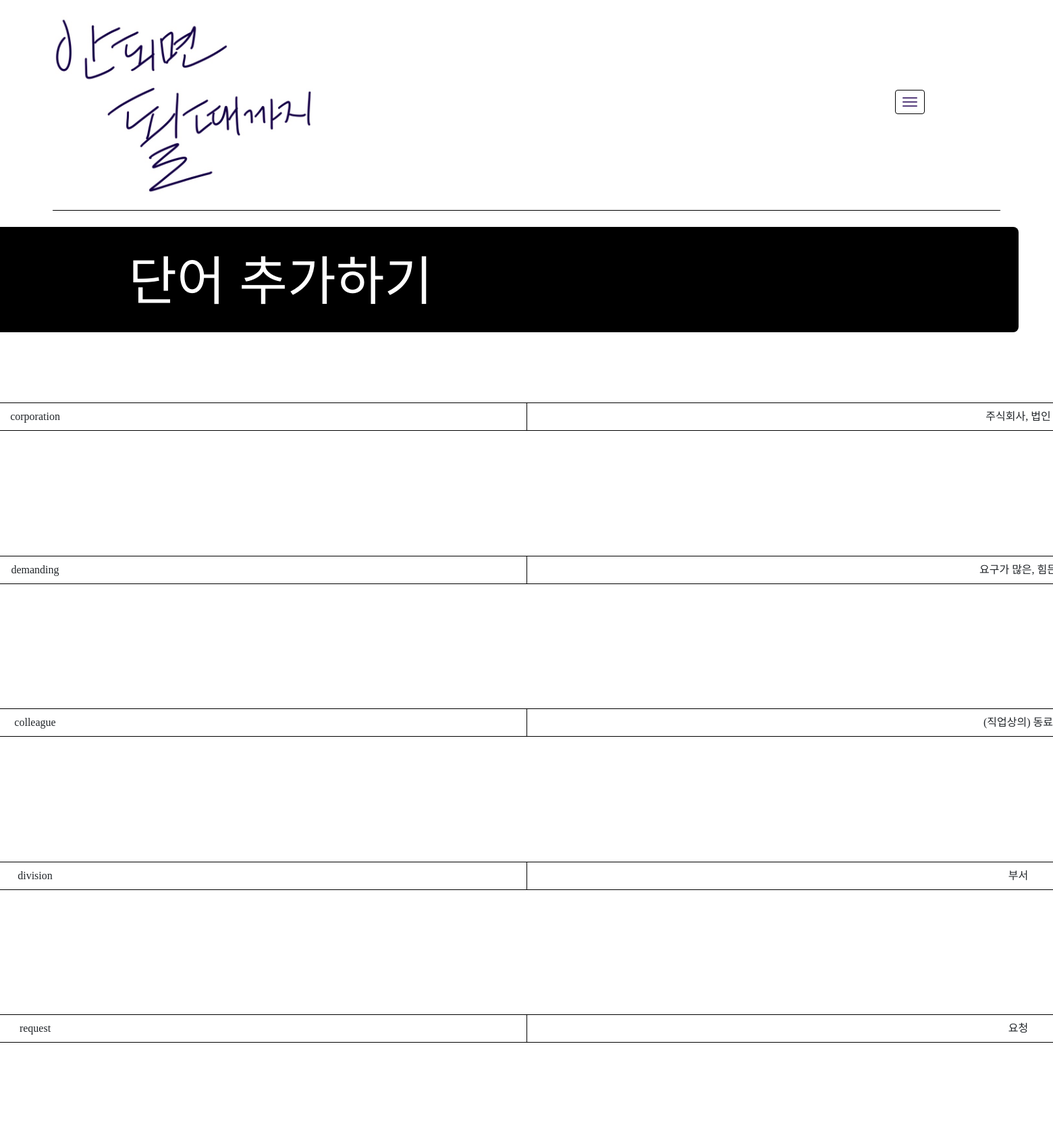
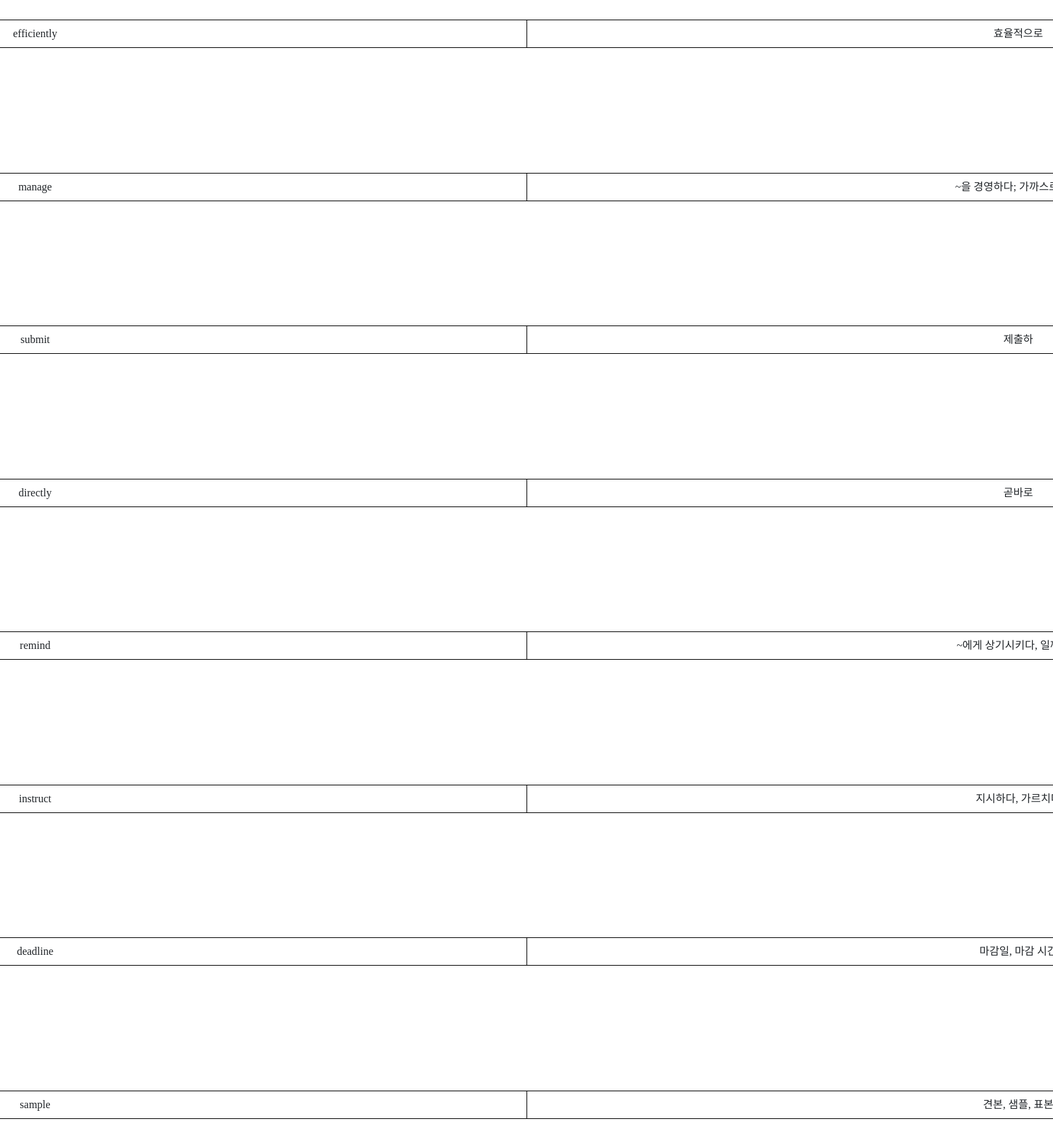
/study/vocabulary/words/3/ (signed in, upper part), run on the app's committed database (2 pictures, top to bottom).
### study/models.py (models this page shows)
class Vocas(models.Model):
    vocabulary = models.ForeignKey(Vocabulary, on_delete=models.CASCADE)
    author = models.ForeignKey(User, on_delete=models.CASCADE)
    eng = models.CharField(max_length=50)
    kor = models.CharField(max_length=50)
    today = models.DateField(default=datetime.today)

### study/views.py (the view)
# urls.py: path("vocabulary/words/<int:id>/", views.vocabulary_words),
@login_required
def vocabulary_words(request, id):
    vocabulary = Vocabulary.objects.get(id=id)
    vocas = Vocas.objects.filter(vocabulary=vocabulary)
    template = loader.get_template('study/vocabulary_words.html')
    context = {
        "vocas":vocas,
        "id": id,
    }
    return HttpResponse(template.render(context, request))

### templates/study/vocabulary_words.html (shortened to what this page needs)
<!DOCTYPE html>
<html lang="ko">
<head>
    {% load static %}
    <link rel="stylesheet" href="{% static 'study/css/vocabulary_daily.css' %}">
    <link href="https://cdn.jsdelivr.net/npm/bootstrap@5.2.1/dist/css/bootstrap.min.css" rel="stylesheet">
</head>
<body>
    <div class="hamberger_menu">
        <a class="navbar-toggle" href="#" role="button" id="dropdownMenuLink" data-bs-toggle="dropdown" aria-expanded="false">
            <span class="icon-bar"></span>
            <span class="icon-bar"></span>
            <span class="icon-bar"></span>
        </a>
    </div>
    <div class="title">
        <img src="{% static 'study/img/vocafight_logo.png' %}" class="logo">
    </div>
    <div class="entrances">
        <button type="button" class="entrance" onclick="location.href='/study/vocabulary/{{id}}/'">단어 추가하기</button>
    </div>
    <div class="vocabulary">
    {% for voca in vocas %}
        <div class="voca voca_{{voca.id}}">
            <div class="set">
                <div class="eng">
                    {{voca.eng}}
                </div>
                <div class="kor">
                    {{voca.kor}}
                </div>
            </div>
        </div>
    {% endfor %}
    </div>
</body>
</html>

### static/study/css/vocabulary_daily.css (style rules this page uses)
body { display: flex; flex-direction: column; justify-content: center; align-items: center; }
.title { display: flex; align-items: center; width: 90vw; height: 20vmin; font-size: 5vh; border-bottom: 1px solid black; margin-bottom: 3vh; }
.logo { width: 25vmin; cursor: pointer; }
.vocabulary { display: flex; flex-direction: column; width: 45vmax; }
.voca { display: flex; justify-content: space-between; align-items: center; width: 45vmax; margin-bottom: 1vh; }
.set { display: flex; width: 40vmax; border-top: 1px solid black; border-bottom: 1px solid black; border-left: 1px solid black; border-right: 1px solid black; border-radius: 1vmax; }
.eng { display: flex; justify-content: center; align-items: center; width: 20vmax; padding: 1vh 1vw 1vh 1vw; font-family: 'GothicA1-Light'; }
.kor { display: flex; justify-content: center; align-items: center; width: 20vmax; flex-wrap: wrap; border-left: 1px solid black; padding: 1vh 1vw 1vh 1vw; font-family: 'GothicA1-Light'; }
.entrances { display: flex; justify-content: space-between; align-items: center; width: 40vmax; margin-bottom: 2vh; }
.entrance { display: flex; justify-content: center; align-items: center; width: 30vmax; height: 10vmin; font-size: 5vmin; font-weight:lighter; border-radius: 1vh; background-color: black; color: rgb(255, 255, 255); border: none; }
.hamberger_menu { position: absolute; top: 8vmin; right: 10vw; width: 5vw; }
.navbar-toggle { position: relative; float: left; padding: 10px; margin-top: 8px; margin-right: 15px; margin-bottom: 8px; background-color: white; background-image: none; border: 1px solid black; border-radius: 4px; }
.icon-bar { background-color: #563d7c; display: block; width: 22px; height: 2px; border-radius: 1px; }
.navbar-toggle .icon-bar+.icon-bar { margin-top: 4px; }

### data on the page
Vocas: eng "corporation", kor "주식회사, 법인"
Vocas: eng "demanding", kor "요구가 많은,…"
Vocas: eng "colleague", kor "(직업상의) 동료"
Vocas: eng "division", kor "부서"
Vocas: eng "request", kor "요청"
Vocas: eng "efficiently", kor "효율적으로"
Vocas: eng "manage", kor "~을 경영하다;…"
Vocas: eng "submit", kor "제출하"
Vocas: eng "directly", kor "곧바로"
Vocas: eng "remind", kor "~에게 상기시키다,…"
Vocas: eng "instruct", kor "지시하다,…"
Vocas: eng "deadline", kor "마감일, 마감…"
Vocas: eng "sample", kor "견본, 샘플, 표본"
